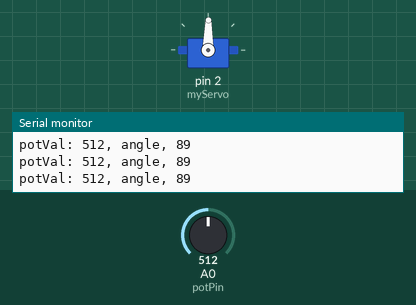
Simulated run of this sketch. Board: Arduino Uno, built with avr-gcc and run on an emulated ATmega328P. On the bench: servo, the last lines printed to the serial monitor. The test bench sets the inputs (shaded band); at power-on: A0 (potPin) = 512.

Above: at 1.2 s.
1.3 s: A0 (potPin) set to 559
At 2.0 s:
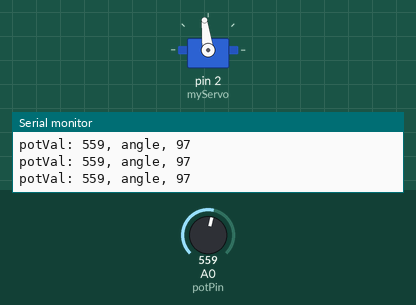
4.3 s: A0 (potPin) set to 587
At 5.2 s:
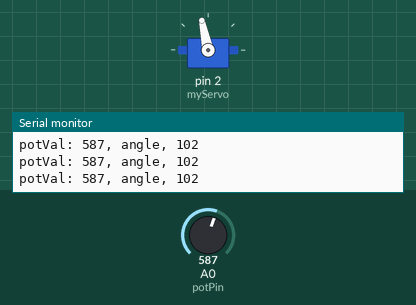
5.8 s: A0 (potPin) set to 306
At 7.0 s:
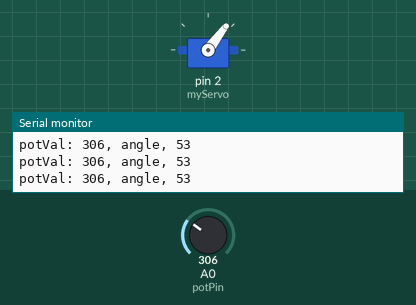
7.3 s: A0 (potPin) set to 111
At 7.6 s:
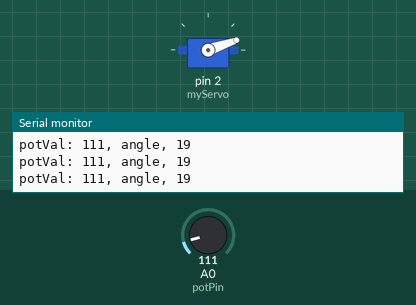
8.8 s: A0 (potPin) set to 89
At 10.2 s:
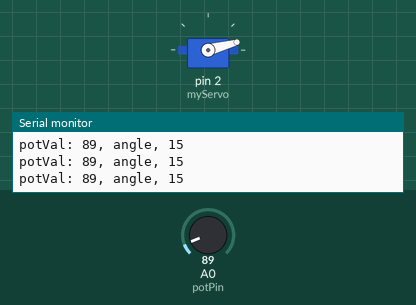
11.8 s: A0 (potPin) set to 716
At 12.4 s:
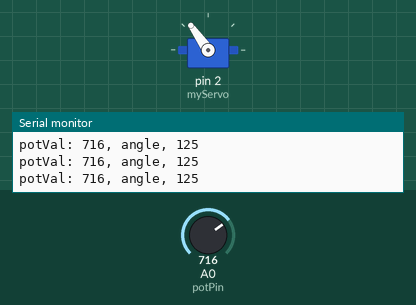
Timing chart, 0 to 14.3 s (numbered marks = the images above; inputs shaded):
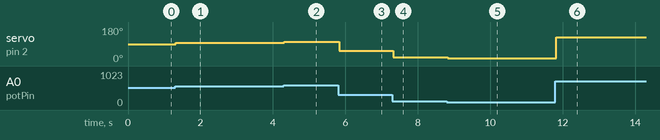

The sketch:

mood.ino
```cpp
#include <Servo.h>
Servo myServo;
int const potPin = A0;
int potVal;
int angle;

void setup() {
    myServo.attach(2);

    Serial.begin(9600);

}

void loop() {
    potVal = analogRead(potPin);
    Serial.print("potVal: ");
    Serial.print(potVal);
    angle = map(potVal, 0, 1023, 0, 179);
    Serial.print(", angle, ");
    Serial.print(angle);
    Serial.print("\n");

    myServo.write(angle);
    delay(15);
}
```

Measured:
- after the input at 1.3 s, servo on pin 2 (myServo): 89° → 97° at once
- after the input at 4.3 s, servo on pin 2 (myServo): 97° → 102° at once
- after the input at 5.8 s, servo on pin 2 (myServo): 102° → 53° at once
- after the input at 7.3 s, servo on pin 2 (myServo): 53° → 19° at once
- after the input at 8.8 s, servo on pin 2 (myServo): 19° → 15° at once
- after the input at 11.8 s, servo on pin 2 (myServo): 15° → 125° at once
